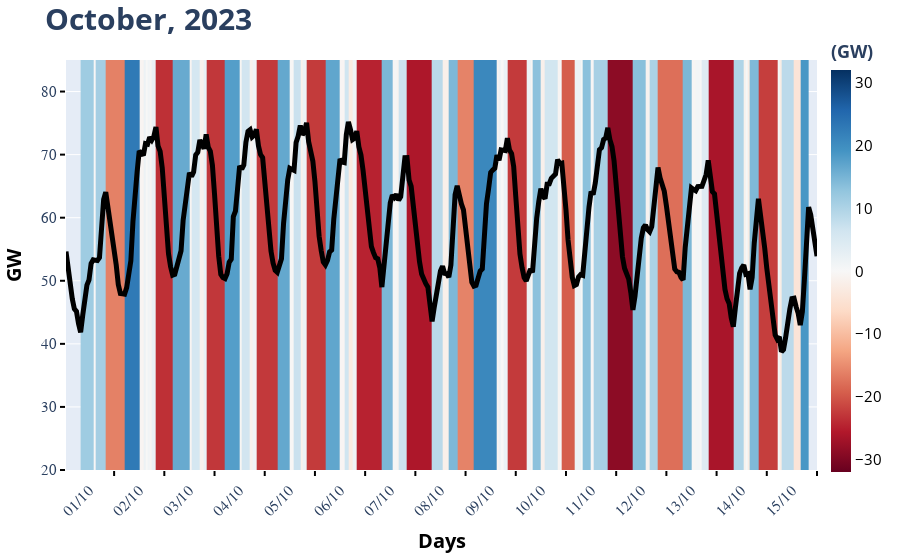

This figure's notebook cell:
### Code cell
fig = go.Figure(data=go.Heatmap(
    x = x,
    y = np.arange(20, 110, 65),
    z = np.array([
                z_ramp
                ]),
    colorscale='RdBu',
    zmin=-32, 
    zmax=32,
    colorbar=dict({"title": '<b>(GW)</b>',
                   "len": 1.1,
                   "x": 1.005,
                   "y": 0.52
                },
                thickness=20,
                ticklen=3,
                tickcolor='black',
                tickfont=dict(size=15, color='black')
            )
))

fig.update_layout(
        margin=dict(l=20, r=20, t=60, b=20),
        title="<b>October, 2023</b>",
        title_font=dict(size=30),
        xaxis_tickformat = '%d/%m',
        xaxis_title=dict(text='<b>Days</b>', font=dict(size=20, color='black')),
        yaxis_title=dict(text='<b>GW</b>', font=dict(size=20, color='black')),
        yaxis = dict(
                    tickfont = dict(size=15)
                ),
        xaxis = dict(
                    tickfont = dict(size=15)
                )
    )

fig.add_trace(go.Scatter(x=load_df_102023.index, 
                         y=load_df_102023['Net Load']/1000, 
                         line=dict(color='black', width=5)))


fig.update_yaxes(ticks="outside", 
                 tickwidth=2, 
                 tickcolor='black', 
                 ticklen=5,
                 tickfont_family="Arial Black",
                )

fig.update_xaxes(tickangle=315, 
                 ticklabelmode= "period", 
                 ticks="outside", 
                 tickwidth=2, 
                 tickcolor='black', 
                 ticklen=5,
                 dtick="D1",
                 tickfont_family="Arial Black"
                )

fig.show()

### Figure 1 — Plotly figure (JSON) as saved in the notebook; plotly's stock layout.template omitted (floating-point values rounded to 4 significant figures; data arrays with more than 128 entries replaced by an {"elided": "..."} marker saying what was removed)
{"data": [{"colorbar": {"len": 1.1, "thickness": 20, "tickcolor": "black", "tickfont": {"color": "black", "size": 15}, "ticklen": 3, "title": {"text": "<b>(GW)</b>"}, "x": 1.005, "y": 0.52}, "colorscale": [[0, "rgb(103,0,31)"], [0.1, "rgb(178,24,43)"], [0.2, "rgb(214,96,77)"], [0.3, "rgb(244,165,130)"], [0.4, "rgb(253,219,199)"], [0.5, "rgb(247,247,247)"], [0.6, "rgb(209,229,240)"], [0.7, "rgb(146,197,222)"], [0.8, "rgb(67,147,195)"], [0.9, "rgb(33,102,172)"], [1, "rgb(5,48,97)"]], "type": "heatmap", "x": ["2023-10-01T08:00:00", "2023-10-01T14:00:00", "2023-10-01T15:00:00", "2023-10-01T20:00:00", "2023-10-02T05:00:00", "2023-10-02T12:00:00", "2023-10-02T14:00:00", "2023-10-02T15:00:00", "2023-10-02T16:00:00", "2023-10-02T17:00:00", "2023-10-02T18:00:00", "2023-10-02T20:00:00", "2023-10-03T04:00:00", "2023-10-03T12:00:00", "2023-10-03T13:00:00", "2023-10-03T17:00:00", "2023-10-03T19:00:00", "2023-10-03T20:00:00", "2023-10-04T05:00:00", "2023-10-04T12:00:00", "2023-10-04T13:00:00", "2023-10-04T17:00:00", "2023-10-04T18:00:00", "2023-10-04T20:00:00", "2023-10-05T06:00:00", "2023-10-05T12:00:00", "2023-10-05T14:00:00", "2023-10-05T17:00:00", "2023-10-05T18:00:00", "2023-10-05T20:00:00", "2023-10-06T05:00:00", "2023-10-06T12:00:00", "2023-10-06T14:00:00", "2023-10-06T16:00:00", "2023-10-06T18:00:00", "2023-10-06T20:00:00", "2023-10-07T08:00:00", "2023-10-07T13:00:00", "2023-10-07T14:00:00", "2023-10-07T15:00:00", "2023-10-07T16:00:00", "2023-10-07T20:00:00", "2023-10-08T08:00:00", "2023-10-08T13:00:00", "2023-10-08T16:00:00", "2023-10-08T20:00:00", "2023-10-09T04:00:00", "2023-10-09T15:00:00", "2023-10-09T16:00:00", "2023-10-09T17:00:00", "2023-10-09T18:00:00", "2023-10-09T20:00:00", "2023-10-10T05:00:00", "2023-10-10T07:00:00", "2023-10-10T08:00:00", "2023-10-10T12:00:00", "2023-10-10T14:00:00", "2023-10-10T20:00:00", "2023-10-10T21:00:00", "2023-10-10T22:00:00", "2023-10-11T04:00:00", "2023-10-11T07:00:00", "2023-10-11T08:00:00", "2023-10-11T12:00:00", "2023-10-11T13:00:00", "2023-10-11T20:00:00", "2023-10-12T08:00:00", "2023-10-12T14:00:00", "2023-10-12T16:00:00", "2023-10-12T20:00:00", "2023-10-13T08:00:00", "2023-10-13T12:00:00", "2023-10-13T14:00:00", "2023-10-13T16:00:00", "2023-10-13T17:00:00", "2023-10-13T20:00:00", "2023-10-14T08:00:00", "2023-10-14T13:00:00", "2023-10-14T14:00:00", "2023-10-14T15:00:00", "2023-10-14T16:00:00", "2023-10-14T20:00:00", "2023-10-15T05:00:00", "2023-10-15T06:00:00", "2023-10-15T07:00:00", "2023-10-15T13:00:00", "2023-10-15T16:00:00", "2023-10-15T20:00:00"], "y": [20, 85], "z": [[11.49, -0.1687, 10.9, -16.17, 22.7, -0.669, 1.843, -0.09551, 1.113, -0.474, 2.069, -23.47, 16.24, -0.6111, 5.795, -1.378, 2.284, -22.87, 17.85, -0.5258, 6.26, -1.148, 1.231, -22.68, 16.49, -0.3326, 7.112, -1.47, 1.889, -22.53, 16.82, -0.5973, 6.462, -2.818, 1.346, -24.72, 14.57, -0.3535, 0.4818, -0.9233, 6.768, -25.99, 8.746, -1.701, 14.48, -15.91, 20.74, -0.7997, 1.649, -0.1655, 2.022, -22.61, 1.859, -0.5263, 13.28, -1.59, 6.202, -0.6382, 0.07304, -19.41, 1.734, -0.1116, 13.27, -0.4601, 10.57, -28.86, 13.47, -1.07, 10.16, -17.81, 14.59, -0.4367, 0.7244, -0.03901, 4.107, -26.36, 9.767, -1.469, 0.1002, -2.475, 14.35, -22.24, 0.3691, -2.378, 8.502, -4.289, 18.7]], "zmax": 32, "zmin": -32}, {"line": {"color": "black", "width": 5}, "type": "scatter", "x": {"elided": "360 str values"}, "y": {"elided": "360 float values"}}], "layout": {"margin": {"b": 20, "l": 20, "r": 20, "t": 60}, "title": {"font": {"size": 30}, "text": "<b>October, 2023</b>"}, "xaxis": {"dtick": "D1", "tickangle": -45, "tickcolor": "black", "tickfont": {"family": "Arial Black", "size": 15}, "tickformat": "%d/%m", "ticklabelmode": "period", "ticklen": 5, "ticks": "outside", "tickwidth": 2, "title": {"font": {"color": "black", "size": 20}, "text": "<b>Days</b>"}}, "yaxis": {"tickcolor": "black", "tickfont": {"family": "Arial Black", "size": 15}, "ticklen": 5, "ticks": "outside", "tickwidth": 2, "title": {"font": {"color": "black", "size": 20}, "text": "<b>GW</b>"}}}}
